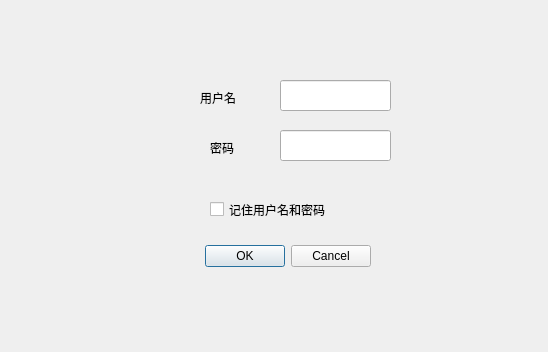
<?xml version="1.0" encoding="UTF-8"?>
<ui version="4.0">
 <class>Dialog</class>
 <widget class="QDialog" name="Dialog">
  <property name="geometry">
   <rect>
    <x>0</x>
    <y>0</y>
    <width>548</width>
    <height>352</height>
   </rect>
  </property>
  <property name="windowTitle">
   <string>Dialog</string>
  </property>
  <widget class="QDialogButtonBox" name="buttonBox">
   <property name="geometry">
    <rect>
     <x>30</x>
     <y>240</y>
     <width>341</width>
     <height>32</height>
    </rect>
   </property>
   <property name="orientation">
    <enum>Qt::Horizontal</enum>
   </property>
   <property name="standardButtons">
    <set>QDialogButtonBox::Cancel|QDialogButtonBox::Ok</set>
   </property>
  </widget>
  <widget class="QLineEdit" name="lineEdit">
   <property name="geometry">
    <rect>
     <x>280</x>
     <y>80</y>
     <width>111</width>
     <height>31</height>
    </rect>
   </property>
  </widget>
  <widget class="QLineEdit" name="lineEdit_2">
   <property name="geometry">
    <rect>
     <x>280</x>
     <y>130</y>
     <width>111</width>
     <height>31</height>
    </rect>
   </property>
  </widget>
  <widget class="QLabel" name="label">
   <property name="geometry">
    <rect>
     <x>200</x>
     <y>90</y>
     <width>72</width>
     <height>15</height>
    </rect>
   </property>
   <property name="text">
    <string>用户名</string>
   </property>
  </widget>
  <widget class="QLabel" name="label_2">
   <property name="geometry">
    <rect>
     <x>210</x>
     <y>140</y>
     <width>72</width>
     <height>15</height>
    </rect>
   </property>
   <property name="text">
    <string>密码</string>
   </property>
  </widget>
  <widget class="QCheckBox" name="checkBox">
   <property name="geometry">
    <rect>
     <x>210</x>
     <y>200</y>
     <width>141</width>
     <height>19</height>
    </rect>
   </property>
   <property name="text">
    <string>记住用户名和密码</string>
   </property>
  </widget>
 </widget>
 <resources/>
 <connections>
  <connection>
   <sender>buttonBox</sender>
   <signal>accepted()</signal>
   <receiver>Dialog</receiver>
   <slot>accept()</slot>
   <hints>
    <hint type="sourcelabel">
     <x>248</x>
     <y>254</y>
    </hint>
    <hint type="destinationlabel">
     <x>157</x>
     <y>274</y>
    </hint>
   </hints>
  </connection>
  <connection>
   <sender>buttonBox</sender>
   <signal>rejected()</signal>
   <receiver>Dialog</receiver>
   <slot>reject()</slot>
   <hints>
    <hint type="sourcelabel">
     <x>316</x>
     <y>260</y>
    </hint>
    <hint type="destinationlabel">
     <x>286</x>
     <y>274</y>
    </hint>
   </hints>
  </connection>
 </connections>
</ui>
